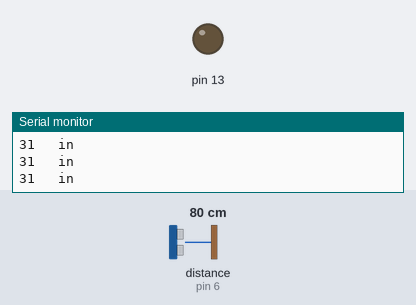
Simulated run of this sketch. Board: Arduino Uno, built with avr-gcc and run on an emulated ATmega328P. Shown: output pins drawn as LEDs (lit = HIGH), the last lines printed to the serial monitor. Wiring (inferred from the names in the program): ultrasonic range finder: trigger pin 7; echo pin 6. The inputs (shaded band) are chosen by the test bench; at power-on: distance to the obstacle (sensor on pin 6) 80 cm. The echo pulse lasts 58.3 µs per cm; pins used as bus, display or sensor lines are not drawn.

Above: at 1.2 s.
1.3 s: distance to the obstacle (sensor on pin 6) set to 17 cm
2.8 s: distance to the obstacle (sensor on pin 6) set to 14 cm
At 3.5 s:
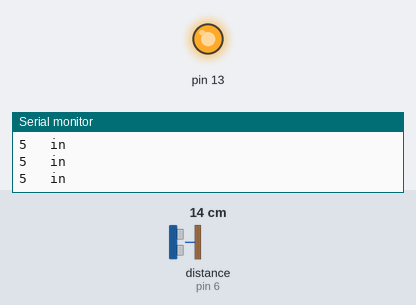
4.3 s: distance to the obstacle (sensor on pin 6) set to 18 cm
At 4.9 s:
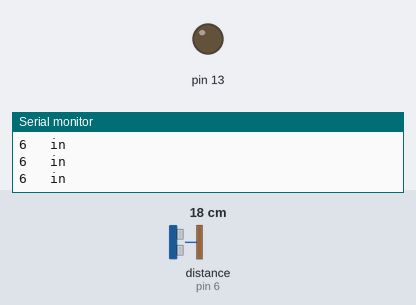
7.3 s: distance to the obstacle (sensor on pin 6) set to 2 cm
At 8.2 s:
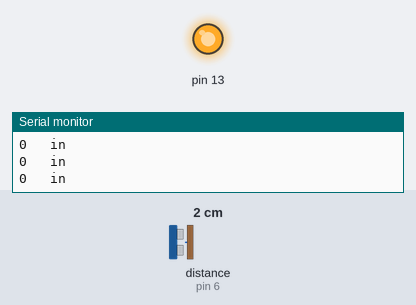
Timing chart, 0 to 10.3 s (numbered marks = the images above; inputs shaded):
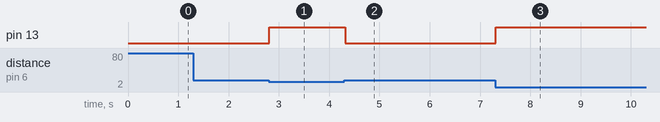

Measured:
- the behaviour switches between 16 and 15 cm on distance to the obstacle (sensor on pin 6) (found by bisection; images 0 and 1)
- after the input at 2.8 s, pin 13: LOW → HIGH at once
- after the input at 4.3 s, pin 13: HIGH → LOW at once
- after the input at 7.3 s, pin 13: LOW → HIGH at once

The sketch:

Ultrasonic.ino
```cpp
const int pingPin = 7; // Trigger Pin of Ultrasonic Sensor
const int echoPin = 6; // Echo Pin of Ultrasonic Sensor

void setup() {
   Serial.begin(9600); // Starting Serial Terminal
   pinMode(13,OUTPUT);
   digitalWrite(13,LOW);
}

void loop() {
   long duration, inches;
   pinMode(pingPin, OUTPUT);
   digitalWrite(pingPin, LOW);
   delayMicroseconds(2);
   digitalWrite(pingPin, HIGH);
   delayMicroseconds(10);
   digitalWrite(pingPin, LOW);
   pinMode(echoPin, INPUT);
   duration = pulseIn(echoPin, HIGH);
   inches = microsecondsToInches(duration);
   Serial.print(inches);
   Serial.println("   in");

   if(inches <= 5)
   {
    digitalWrite(13,HIGH);
   }

   else
   {
    digitalWrite(13,LOW);
   }
}

long microsecondsToInches(long microseconds) {
   return microseconds / 74 / 2;
}
```
